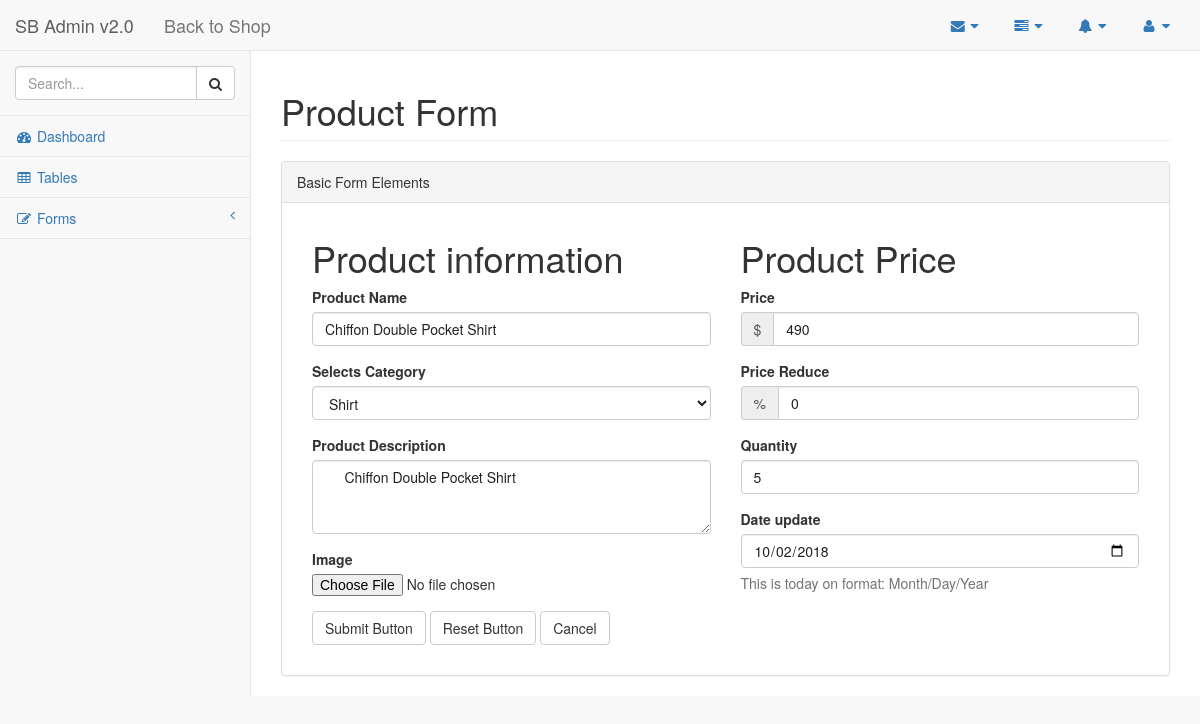
The page /views/admin/index.php?view=edit&editid=20 (signed in) on the database its author committed.
### tables this page shows
CREATE TABLE `products` (
  `id` int(11) NOT NULL,
  `product_name` varchar(255) NOT NULL,
  `product_des` text NOT NULL,
  `product_cat` varchar(255) NOT NULL,
  `product_image` varchar(255) NOT NULL,
  `product_price` float NOT NULL,
  `product_reduce` float NOT NULL,
  `product_quantity` int(11) NOT NULL,
  `product_dateCreate` date NOT NULL,
  `product_dateUpdate` date DEFAULT NULL
);

CREATE TABLE `categories` (
  `id` int(11) NOT NULL,
  `cat_name` varchar(255) NOT NULL
);

### models/databaseModel.php (called while the page is built, shortened)
<?php
class Database
{
    public function connect() {
        $this->conn = mysqli_connect('localhost', 'root', '', 'clothing_shop');
        return $this->conn;
    }
}

### models/productModel.php (called while the page is built, shortened)
<?php
    include 'databaseModel.php';
    class ProductModel extends Database
    {
        public function getProductById($id)
        {
            $sql = "SELECT * FROM products WHERE id = {$id}";
            $result = mysqli_query($this->conn, $sql);
            return $result;
        }
    }

### models/categoryModel.php (called while the page is built, shortened)
<?php
    class CategoryModel extends Database
    {
        public function get_category_name($category_id)
        {
            $sql = "SELECT * FROM categories WHERE id = $category_id";
            $result = mysqli_query($this->conn, $sql);
            $category = mysqli_fetch_array($result);
            $category_name = $category['cat_name'];
            return $category_name;
        }
    }

### views/admin/editProduct.php (the view, shortened to what this page needs)
<div id="page-wrapper">
    <div class="row">
        <div class="col-lg-12">
            <h1 class="page-header">Product Form</h1>
        </div>
    </div>
    <div class="row">
        <div class="col-lg-12">
            <div class="panel panel-default">
                <div class="panel-heading">
                    Basic Form Elements
                </div>
                <?php
                                while ($row = mysqli_fetch_array($result)):
                            ?>
                <div class="panel-body">
                    <form action=""  method="post" enctype="multipart/form-data">
                        <div>
                            <div class="col-lg-6">
                                <h1>Product information</h1>
                                <div class="form-group <?php if (!empty($errName)) {
                                echo 'has-error';
                            } ?>">
                                    <label>Product Name</label>
                                    <input name="product_name" class="form-control" placeholder="Product Name" value="<?php echo $row['product_name'];?>">
                                </div>
                                <div class="form-group  <?php if (!empty($errCat)) {
                                echo 'has-error';
                            } ?>">
                                    <label>Selects Category</label>
                                    <select name="product_cat_id" class="form-control">
                                        <option selected value="<?php echo $row['product_cat'];?>">
                                            <?php $categories = new CategoryModel();
                                            echo $categories->get_category_name($row['product_cat']);?>
                                        </option>
                                    </select>
                                </div>
                                <div class="form-group <?php if (!empty($errDes)) {
                                            echo 'has-error';
                                        }?>">
                                    <label>Product Description</label>
                                    <textarea name="product_des" class="form-control" rows="3"> <?php echo $row['product_des'];?> </textarea>
                                </div>
                                <div class="form-group">
                                    <label>Image</label>
                                    <input type="file" name="file">
                                </div>
                                <div class="form-group">
                                    <button name="submit_edit" type="submit" class="btn btn-default">Submit Button</button>
                                    <button name="reset" type="reset" class="btn btn-default">Reset Button</button>
                                    <button name="cancel" type="" class="btn btn-default">Cancel</button>
                                </div>
                            </div>
                            <div class="col-lg-6">
                                <h1>Product Price</h1>
                                <label>Price</label> <span class="error"><?php echo $errPrice;?></span>
                                <div class="form-group input-group <?php if (!empty($errPrice)) {
                                            echo 'has-error';
                                        } ?>">
                                    <span class="input-group-addon">$</span>
                                    <input type="number" name="product_price" class="form-control" placeholder="Product Price" value="<?php echo $row['product_price'];?>">
                                </div>
                                <label>Price Reduce</label>
                                <div class="form-group input-group">
                                    <span class="input-group-addon">%</span>
                                    <input type="number" name="product_reduce" class="form-control" placeholder="Price Reduce" value="<?php echo $row['product_reduce'];?>">
                                </div>
                                <div class="form-group <?php if (!empty($errQuantity)) {
                                            echo 'has-error';
                                        } ?>">
                                    <label>Quantity</label>
                                    <input name="product_quantity" type="number" class="form-control" placeholder="Quantity" value="<?php echo $row['product_quantity'];?>">
                                </div>
                                <div class="form-group">
                                    <label>Date update</label>
                                    <input name="product_dateUpdate" type="date" class="form-control" value="<?php echo date('Y-m-d'); ?>">
                                    <p class="help-block">This is today on format: Month/Day/Year</p>
                                </div>
                            </div>
                        </div>
                        <?php endwhile ?>
                    </form>
                </div>
            </div>
        </div>
    </div>
</div>

### public/css/style.css (style rules this page uses)
.form-control { color: #212121; }

### rows shown on the page
products: product_name "Chiffon Double Pocket Shirt", product_cat_id "Shirt", product_des "Chiffon Double Pocket Shirt", product_price "490", product_reduce "0", product_quantity "5"
